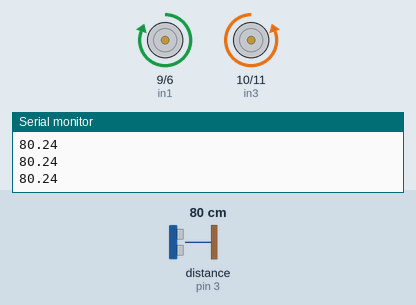
Bench run of a sketch on a simulated Arduino Uno, built with avr-gcc and run on an emulated ATmega328P. Shown: motor-driver pin pairs drawn as motors (green arrow = first pin HIGH = forward, orange = second pin HIGH = backward, longer = more drive), the last lines printed to the serial monitor. Wiring (inferred from the names in the program): ultrasonic range finder: trigger pin 2; echo pin 3. The inputs (shaded band) are chosen by the test bench; at power-on: distance to the obstacle (sensor on pin 3) 80 cm. The echo pulse lasts 58.3 µs per cm.

Above: at 1.2 s.
1.3 s: distance to the obstacle (sensor on pin 3) set to 10 cm
2.8 s: distance to the obstacle (sensor on pin 3) set to 7 cm
At 4.6 s:
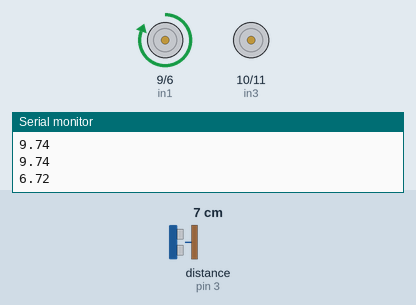
5.8 s: distance to the obstacle (sensor on pin 3) set to 9 cm
At 7.2 s:
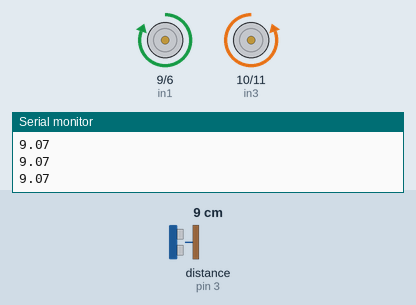
8.3 s: distance to the obstacle (sensor on pin 3) set to 2 cm
At 8.8 s:
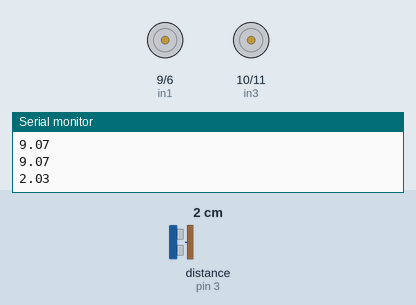
Timing chart, 0 to 12.3 s (numbered marks = the images above; inputs shaded):
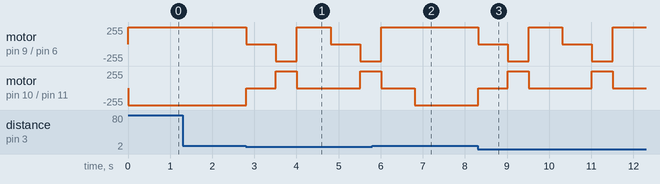

Measured:
- the behaviour switches between 9 and 8 cm on distance to the obstacle (sensor on pin 3) (found by bisection; images 0 and 1)
- after the input at 5.8 s, motor on pin 9 (in1) / pin 6 (in2): goes on until 6.0 s, then stays forward 255/255

The sketch:

Ultrasonic_RC.ino
```cpp
int in1 = 9;
int in2 = 6;
int in3 = 10;
int in4 = 11;

int trig = 2;
int echo = 3;

int Lspeed = 255;
int Rspeed = 255;

void setup() {
  Serial.begin(9600);
  pinMode(trig, OUTPUT);
  pinMode(echo, INPUT);
}

void loop() {
  digitalWrite(trig, LOW);
  digitalWrite(echo, LOW);
  delayMicroseconds(2);
  digitalWrite(trig, HIGH);
  delayMicroseconds(10);
  digitalWrite(trig, LOW);

  unsigned long duration =
    pulseIn(echo, HIGH);
  float distance = duration / 29.0 / 2.0;

  Serial.println(distance);

  if (distance < 8) {
    //정지
    analogWrite(in1, 0);
    analogWrite(in2, 0);
    analogWrite(in3, 0);
    analogWrite(in4, 0);
    delay(700);

    //후진
    analogWrite(in1, 0);
    analogWrite(in2, Rspeed);
    analogWrite(in3, Lspeed);
    analogWrite(in4, 0);
    delay(500);

    //좌회전
    analogWrite(in1, Rspeed);
    analogWrite(in2, 0);
    analogWrite(in3, 0);
    analogWrite(in4, 0);
    delay(800);
  }

  else {
    // 직진
    analogWrite(in1, Rspeed);
    analogWrite(in2, 0);
    analogWrite(in3, 0);
    analogWrite(in4, Lspeed);
  }
}
```
